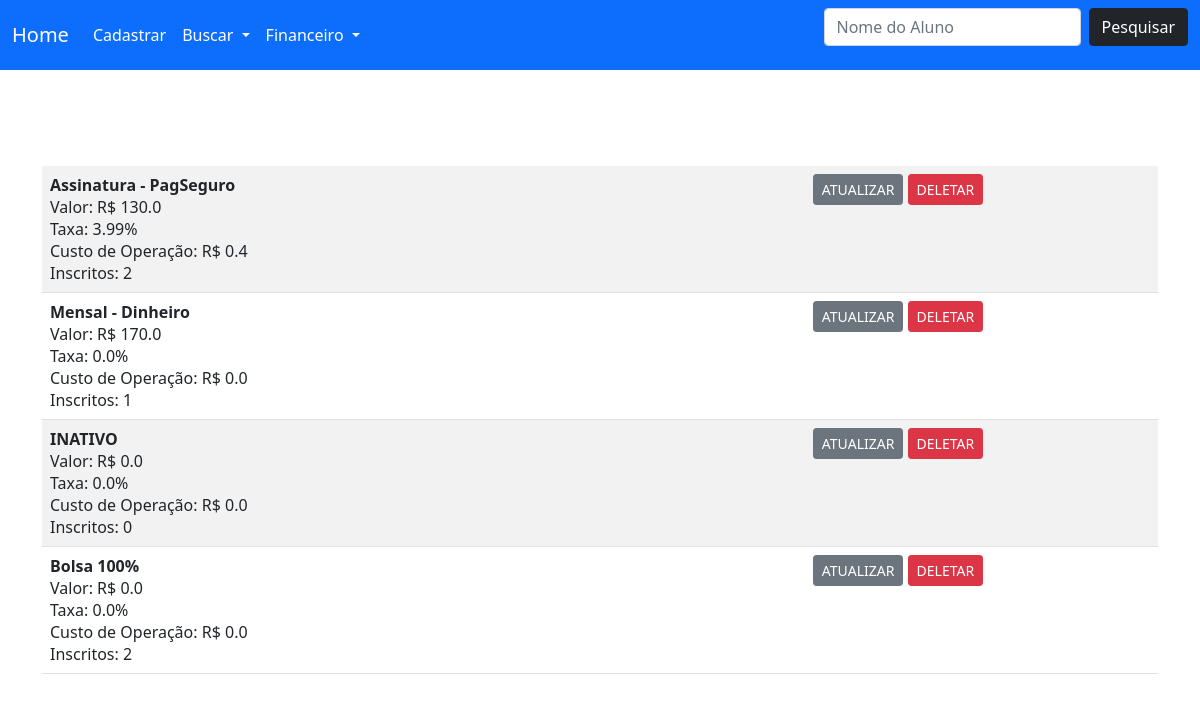
Page /lista_planos on the committed database.
### main/models.py (models this page shows, shortened)
class Plano(models.Model):
    nome = models.CharField(max_length=30, default='')
    valor = models.FloatField(default=0)
    taxa = models.FloatField(default=0)
    custo_operacao = models.FloatField(default=0)
    def __str__(self):
        return self.nome
    def numInscritos(self):
        num = Aluno.objects.filter(plano_assinado__nome=self.nome).count()
        return  num

### main/views.py (the view)
# urls.py: path('lista_planos', views.lista_planos, name='lista-planos'),
def lista_planos(request):
    planos = Plano.objects.all()
    return render(request, 'lista_planos.html', {'planos':planos})

### main/templates/lista_planos.html (shortened to what this page needs)
{% extends 'base.html' %}
{% block content %}
        <table class="table table-striped table-hover">
        <center>
        {% if planos %}
            {% for plano in planos %}
                <br>
                <tr>
                    <td>
                    <strong>{{ plano }}</strong> <br>
                    Valor: R$ {{ plano.valor }}<br>
                    Taxa: {{ plano.taxa }}%<br>
                    Custo de Operação: R$ {{ plano.custo_operacao }}<br>
                    Inscritos: {{ plano.numInscritos }} <br>
                    </td>
                    <td align="center">
                        <a href="{% url  'update-plano' plano.id %}" class="btn btn-secondary btn-sm"> ATUALIZAR </a>
                        <a href="#" class="btn btn-danger btn-sm" onclick="clicked('{{ plano.id }}','{{ plano.nome }}')"> DELETAR </a>
                    </td>
                </tr>
            {% endfor %}
        {% else %}
            <strong>Nenhum aluno cadastrado!</strong>
        {% endif %}
    </center>
        </table>
{% endblock %}

### rows in the picture
Plano: nome "Assinatura - PagSeguro", valor "130.0", taxa "3.99", custo_operacao "0.4", numInscritos "2"
Plano: nome "Mensal - Dinheiro", valor "170.0", taxa "0.0", custo_operacao "0.0", numInscritos "1"
Plano: nome "INATIVO", valor "0.0", taxa "0.0", custo_operacao "0.0", numInscritos "0"
Plano: nome "Bolsa 100%", valor "0.0", taxa "0.0", custo_operacao "0.0", numInscritos "2"
